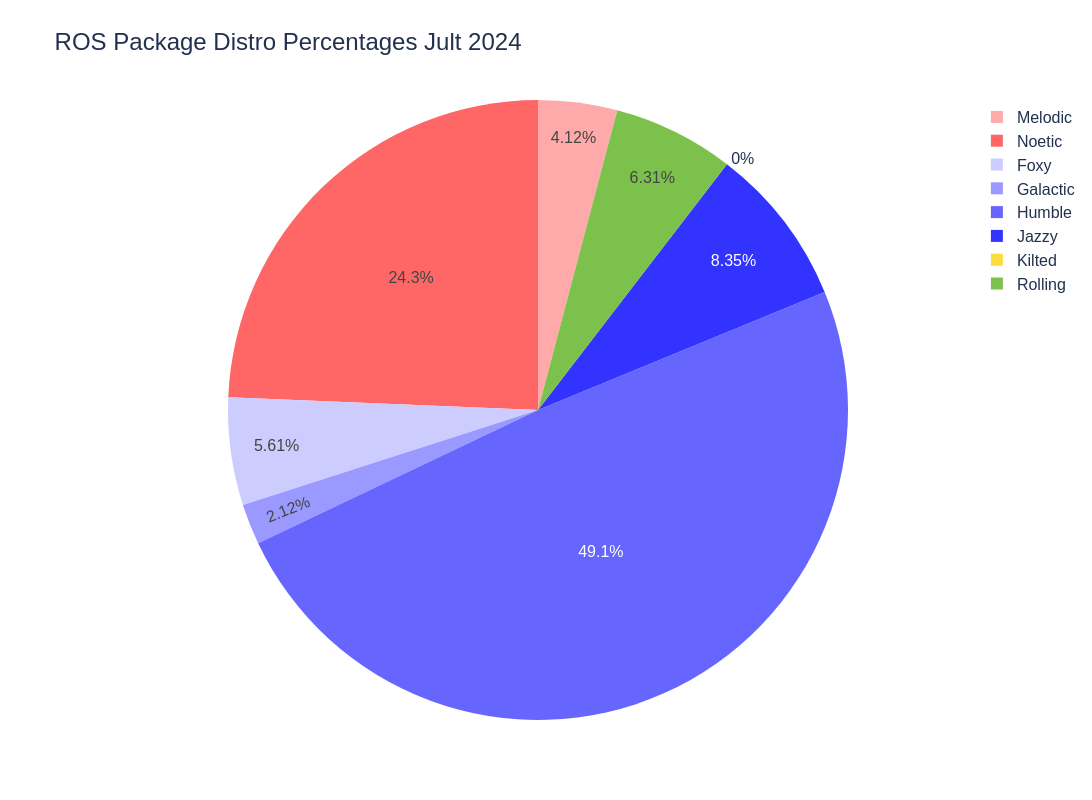

The code cell stored with this chart in its notebook:
### Code cell
trace1 = go.Pie(values= temp[last_year], labels = temp["name"],title="",sort= False)
layout = go.Layout(title="ROS Package Distro Percentages {0} {1}".format(last_month,last_year))
fig = go.Figure(data=trace1, layout=layout)


fig.update_layout(
    font_family="Arial",
    font_color="#22314E",
    font_size=16,
    title_font_size = 24,
    title_font_family="Arial",
    title_font_color="#22314E",
    width=1200,
    height=800
)

fig.update_traces(marker=dict(colors=['#FFAAAA','#FF6666','#CCCCFF','#9999FF',
                                      '#6666FF','#3333FF','#fcdc3f',"#7cc14b","#FF00FF","#0000FF"]))

fig.show()

### Figure 1 — Plotly figure (JSON) as saved in the notebook; plotly's stock layout.template omitted (floating-point values rounded to 4 significant figures)
{"data": [{"labels": ["Melodic", "Noetic", "Foxy", "Galactic", "Humble", "Jazzy", "Kilted", "Rolling", "All Other Distros", "Python Pkgs"], "marker": {"colors": ["#FFAAAA", "#FF6666", "#CCCCFF", "#9999FF", "#6666FF", "#3333FF", "#fcdc3f", "#7cc14b", "#FF00FF", "#0000FF"]}, "sort": false, "title": {"text": ""}, "type": "pie", "values": [3.32, 19.63, 4.52, 1.71, 39.62, 6.73, 0.0, 5.09, NaN, NaN]}], "layout": {"font": {"color": "#22314E", "family": "Arial", "size": 16}, "height": 800, "title": {"font": {"color": "#22314E", "family": "Arial", "size": 24}, "text": "ROS Package Distro Percentages Jult 2024"}, "width": 1200}}
